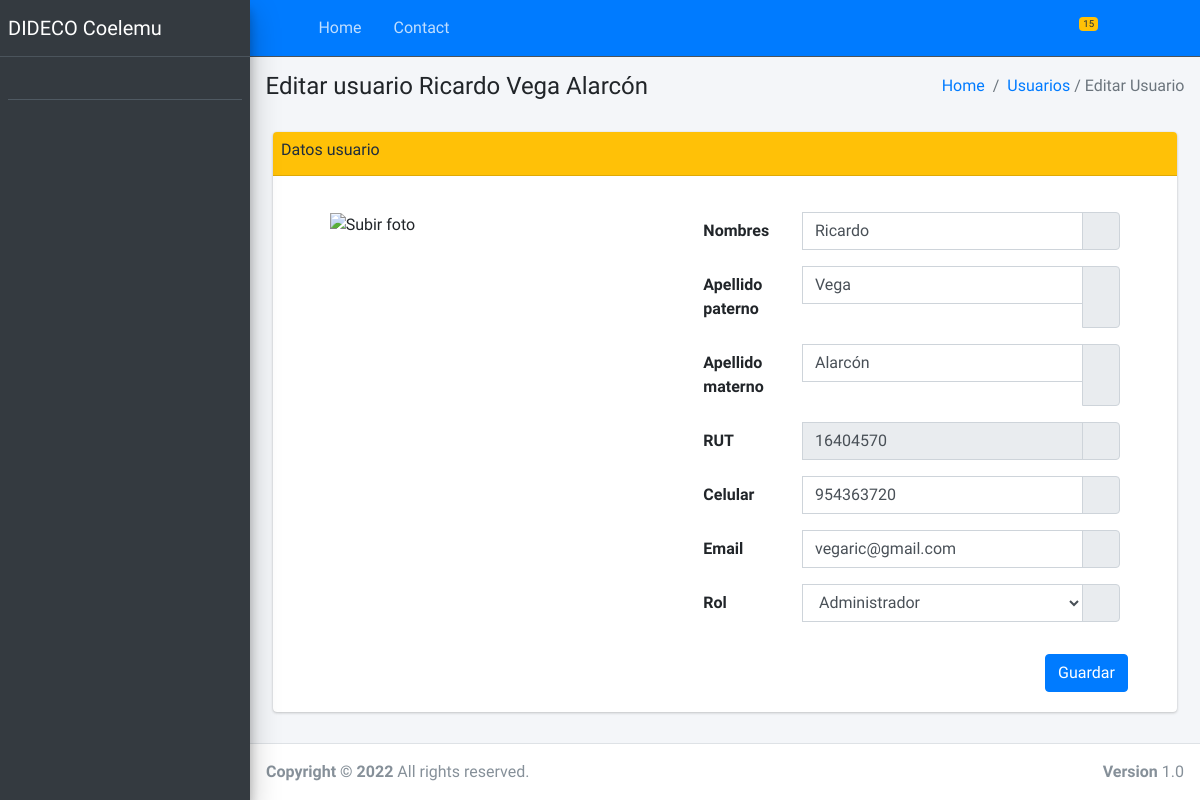
The app's page /usuarios/editar_usuario/1 (signed in) with its own data.
### eas_coelemu_app/models.py (models this page shows, shortened)
class Usuario(models.Model):
    nombres = models.CharField(max_length=255)
    apellido_paterno = models.CharField(max_length=255)
    apellido_materno = models.CharField(max_length=255)
    rut = models.IntegerField()
    dv = models.CharField(max_length=1)
    imagen = models.ImageField(upload_to="usuarios/perfil", null=True, blank=True)
    celular = models.CharField(max_length=9)
    email = models.EmailField()
    contrasena = models.CharField(max_length=8)
    rol = models.ForeignKey(Rol, related_name="usuarios", on_delete = models.CASCADE)#related_name="usuarios"
    estado = models.IntegerField()#Actvivo(1) o Inactivo(0)
    created_at = models.DateTimeField(auto_now_add=True)
    updated_at = models.DateTimeField(auto_now=True)
    objects = UsuarioManager()
    def __str__(self):
        return f"{self.nombres} {self.apellido_paterno} {self.apellido_materno}"
    class Meta:
        ordering = ["-created_at"]

### eas_coelemu_app/views.py (the view, shortened to what this page needs)
# urls.py: path('usuarios/editar_usuario/<int:id_user>', views.editarUsuario, name='editarUsuario'),
def editarUsuario(request, id_user):
    if 'usuario' not in request.session:
        return redirect('error404')
    usuario = Usuario.objects.get(id=id_user)
    roles = Rol.objects.all()
    grupo_familiar = ''
    rol_beneficiario = Rol.objects.get(nombre = 'Beneficiario')
    if request.method == 'GET':
        if usuario.rol.nombre == 'Beneficiario':#para obtener los datos de grupo familiar
            beneficiario = Beneficiario.objects.get(usuario=usuario.id)
            grupo_familiar = GrupoFamiliar.objects.get(id=beneficiario.grupo_familiar.id)
        context = {
                'usuario':  usuario,
                'usuario_rut' : (f"{usuario.rut}-{usuario.dv}"),
                'roles': roles,
                'grupo_familiar' : grupo_familiar,
                'id_rol_beneficiario' : rol_beneficiario.id
                }
        return render(request, 'admin/usuarios/editar_usuario.html', context)
    return redirect(usuarios)

### eas_coelemu_app/models.py (called while the page is built)
    def __str__(self):
        return f"{self.nombre}"

### eas_coelemu_app/templates/admin/usuarios/editar_usuario.html (shortened to what this page needs)
{% extends "base.html" %}
{% load static %}
{% block content_header_title%}Editar usuario {{ usuario }}{% endblock %}
{% block content_header_actual%}<a href="{% url 'usuarios' %}">Usuarios</a> / Editar Usuario{% endblock %}
{% block content_main %}
<section class="content">
    <div class="container-fluid">
        <div class="row">
            <div class="col col-md12">
                <div class="card card-warning">
                    <div class="card-header p-2">
                        <h6>Datos usuario</h6>
                    </div>
                    <div class="card-body container-fluid">
                        <form class="mt-3" action="{% url 'editarUsuario' usuario.id %}" method="POST" id="form_editar_usuario" enctype="multipart/form-data">
                            <div class="row">
                                <div class="col-md-4 mx-auto">
                                    <div class="form-group text-center">
                                    <div class="input-group">
                                        <div id="add-photo" data-toggle="tooltip" data-placement="bottom" title="Subir foto">
                                            <img src="{% static 'img/subir_foto_usuario.png' %}"  class="img-fluid crop" alt="Subir foto" id="foto" width="75%">
                                        </div>
                                    </div>
                                    </div>
                                </div>
                                <div class="col-md-6 mx-auto">
                                    <div class="input-group mb-3">
                                        <label for="editar_nombres" class="col-sm-3 col-form-label">Nombres</label>
                                        <input type="text" class="form-control" placeholder="Nombres" id="editar_nombres" name="editar_nombres" value="{{ usuario.nombres }}">
                                        <div class="input-group-append">
                                            <div class="input-group-text">
                                            <span class="fas fa-user"></span>
                                            </div>
                                        </div>
                                    </div>
                                    <div class="input-group mb-3">
                                        <label for="editar_ap_paterno" class="col-sm-3 col-form-label">Apellido paterno</label>
                                        <input type="text" class="form-control" placeholder="Apellido paterno" id="editar_ap_paterno" name="editar_ap_paterno" value="{{ usuario.apellido_paterno }}" >
                                        <div class="input-group-append">
                                            <div class="input-group-text">
                                            <span class="fas fa-user"></span>
                                            </div>
                                        </div>
                                    </div>
                                    <div class="input-group mb-3">
                                        <label for="editar_ap_materno" class="col-sm-3 col-form-label">Apellido materno</label>
                                        <input type="text" class="form-control" placeholder="Apellido materno" id="editar_ap_materno" name="editar_ap_materno" value="{{ usuario.apellido_materno }}">
                                        <div class="input-group-append">
                                            <div class="input-group-text">
                                            <span class="fas fa-user"></span>
                                            </div>
                                        </div>
                                    </div>
                                    <div class="input-group mb-3">
                                        <label for="editar_rut" class="col-sm-3 col-form-label">RUT</label>
                                        <input type="text" class="form-control" placeholder="11111111-1" id="editar_rut" name="editar_rut" value="{{ usuario.rut }}" readonly>
                                        <div class="input-group-append">
                                            <div class="input-group-text">
                                            <span class="fas fa-id-card"></span>
                                            </div>
                                        </div>
                                    </div>
                                    <div class="input-group mb-3">
                                        <label for="editar_celular" class="col-sm-3 col-form-label">Celular</label>
                                        <input type="text" class="form-control" placeholder="Celular" id="editar_celular" name="editar_celular" value="{{ usuario.celular }}">
                                        <div class="input-group-append">
                                            <div class="input-group-text">
                                            <span class="fas fa-mobile"></span>
                                            </div>
                                        </div>
                                    </div>
                                    <div class="input-group mb-3">
                                        <label for="editar_email" class="col-sm-3 col-form-label">Email</label>
                                        <input type="email" class="form-control" placeholder="Email" id="editar_email" name="editar_email" value="{{ usuario.email }}">
                                        <div class="input-group-append">
                                            <div class="input-group-text">
                                            <span class="fas fa-envelope"></span>
                                            </div>
                                        </div>
                                    </div>
                                    <div class="input-group mb-3">
                                        <label for="editar_email" class="col-sm-3 col-form-label">Rol</label>
                                        <select class="form-control" name="editar_rol" id="editar_rol">
                                            {% for rol in roles %}
                                                {% if rol.id == usuario.rol.id %}
                                                <option selected value="{{ rol.id }}">{{ rol }}</option>
                                                {% else%}
                                                <option value="{{ rol.id }}">{{ rol }}</option>
                                                {% endif %}
                                            {% endfor %}
                                        </select>
                                        <div class="input-group-append">
                                            <div class="input-group-text">
                                            <span class="fas fa-envelope"></span>
                                            </div>
                                        </div>
                                    </div>
                                    <div class="row mt-3 float-right">
                                        <button type="submit" id="submit_nuevo_usuario" class="btn btn-primary">Guardar</button>
                                    </div>
                                </div>
                            </div>
                        </form>
                    </div>
                </div>
            </div>
        </div>
    </div>
</section>
{% endblock %}

### eas_coelemu_app/static/css/styles.css (style rules this page uses)
#foto { cursor: pointer; transition: transform .2s; }

### records on screen
Usuario: nombres+apellido_paterno+apellido_materno "Ricardo Vega Alarcón", editar_nombres "Ricardo", editar_ap_paterno "Vega", editar_ap_materno "Alarcón", editar_rut "16404570", editar_celular "954363720", editar_email "vegaric@gmail.com"

### other values on screen
form field editar_rol "Administrador"
